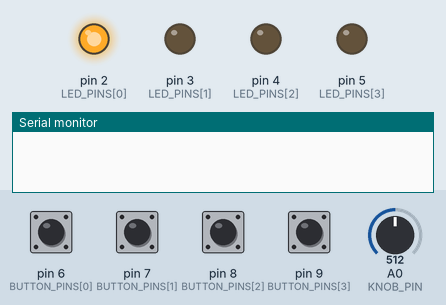
This sketch was run on a simulated Arduino Uno, built with avr-gcc and run on an emulated ATmega328P. Shown: output pins drawn as LEDs (lit = HIGH), the last lines printed to the serial monitor. The inputs (shaded band) are chosen by the test bench; at power-on: pin 6 (BUTTON_PINS[0]), pin 7 (BUTTON_PINS[1]), pin 8 (BUTTON_PINS[2]), pin 9 (BUTTON_PINS[3]) LOW, A0 (KNOB_PIN) = 512.

Above: at 0.1 s.
At 0.5 s:
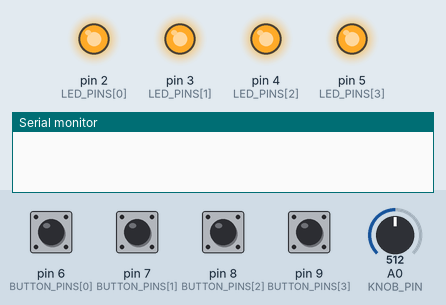
At 2.0 s:
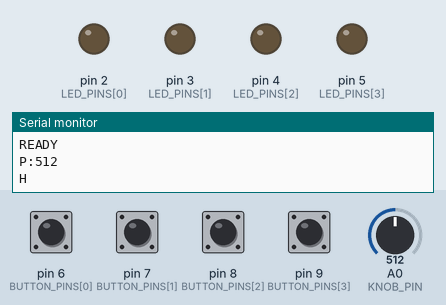
2.1 s: pin 6 (BUTTON_PINS[0]) pulled HIGH for 0.15 s
Timing chart, 0 to 5.1 s (numbered marks = the images above; inputs shaded):
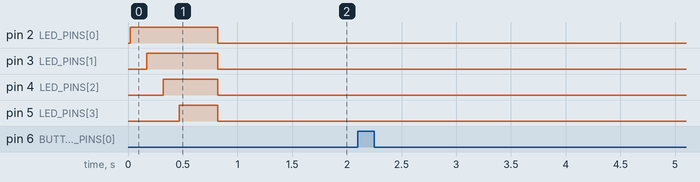

The sketch:

PianoHero_Arduino.ino
```cpp
const byte BUTTON_COUNT = 4;
const byte LED_COUNT = 4;
const byte BUTTON_PINS[BUTTON_COUNT] = {6, 7, 8, 9};   // verde, rojo, amarillo, azul
const byte LED_PINS[LED_COUNT] = {2, 3, 4, 5};         // se encienden en este orden
const byte KNOB_PIN = A0;

// Con resistencia externa a tierra los botones leen HIGH al presionar. Si se conectan directo a GND, poner true.
const bool USE_INTERNAL_PULLUP = false;
// true = muestra en el Monitor Serie que pin cambia al presionar cada boton (para revisar el cableado).
const bool DIAGNOSTIC_MODE = false;

const long BAUD_RATE = 115200;
const unsigned long DEBOUNCE_US = 8000;
const unsigned long KNOB_INTERVAL_MS = 15;
const int KNOB_MIN_CHANGE = 6;
const int KNOB_SMOOTHING = 4;
const unsigned long BLINK_INTERVAL_MS = 120;
const unsigned long HEARTBEAT_INTERVAL_MS = 1000;
const unsigned long STARTUP_SWEEP_MS = 150;
const unsigned long STARTUP_PAUSE_MS = 200;
const unsigned long SETTLE_MS = 20;
const byte BLINK_COMMAND = 5;

const char READY_MESSAGE[] = "READY";
const char KNOB_PREFIX[] = "P:";
const char BUTTON_PREFIX = 'B';
const char BUTTON_SEPARATOR = ':';
const char PRESSED_FLAG = '1';
const char RELEASED_FLAG = '0';
const char HEARTBEAT = 'H';
const char LED_COMMAND = 'L';
const char STATUS_REQUEST = '?';
const char FIRST_DIGIT = '0';
const char LINE_FEED = '\n';
const char CARRIAGE_RETURN = '\r';
const byte FIRST_BUTTON_NUMBER = 1;
const byte COMMAND_VALUE_INDEX = 1;
const byte MIN_LED_COMMAND_LENGTH = 2;
const byte COMMAND_BUFFER_SIZE = 8;
const int NEVER_SENT = -100;

const byte FIRST_DIAGNOSTIC_PIN = 2;
const byte LAST_DIAGNOSTIC_PIN = 13;
const unsigned long DIAGNOSTIC_START_MS = 1500;
const unsigned long DIAGNOSTIC_LED_MS = 900;
const unsigned long DIAGNOSTIC_LOOP_MS = 5;
const int DIAGNOSTIC_KNOB_CHANGE = 30;

bool pressed[BUTTON_COUNT];
bool idleLevel[BUTTON_COUNT];
unsigned long lastButtonChangeUs[BUTTON_COUNT];

int smoothedKnob = 0;
int lastSentKnob = NEVER_SENT;
unsigned long lastKnobReadMs = 0;
unsigned long lastHeartbeatMs = 0;

byte litLeds = 0;
bool blinking = false;
bool blinkOn = false;
unsigned long lastBlinkMs = 0;

char command[COMMAND_BUFFER_SIZE];
byte commandLength = 0;

int lastPinLevel[LAST_DIAGNOSTIC_PIN + 1];
int lastDiagnosticKnob = NEVER_SENT;

// Presionado = el pin esta distinto a como estaba al encender, asi sirve con resistencia a tierra o a 5V.
// Por eso no hay que presionar botones mientras arranca.
bool isButtonDown(byte button) {
  return digitalRead(BUTTON_PINS[button]) != idleLevel[button];
}

void sendButton(byte button) {
  Serial.print(BUTTON_PREFIX);
  Serial.print(button + FIRST_BUTTON_NUMBER);
  Serial.print(BUTTON_SEPARATOR);
  Serial.println(pressed[button] ? PRESSED_FLAG : RELEASED_FLAG);
}

void sendKnob() {
  Serial.print(KNOB_PREFIX);
  Serial.println(smoothedKnob);
  lastSentKnob = smoothedKnob;
}

void setupPins() {
  for (byte i = 0; i < BUTTON_COUNT; i++) pinMode(BUTTON_PINS[i], USE_INTERNAL_PULLUP ? INPUT_PULLUP : INPUT);
  for (byte i = 0; i < LED_COUNT; i++) pinMode(LED_PINS[i], OUTPUT);
  delay(SETTLE_MS);
  for (byte i = 0; i < BUTTON_COUNT; i++) {
    idleLevel[i] = digitalRead(BUTTON_PINS[i]);
    pressed[i] = false;
    lastButtonChangeUs[i] = 0;
  }
}

void playStartupSweep() {
  for (byte i = 0; i < LED_COUNT; i++) {
    digitalWrite(LED_PINS[i], HIGH);
    delay(STARTUP_SWEEP_MS);
  }
  delay(STARTUP_PAUSE_MS);
  for (byte i = 0; i < LED_COUNT; i++) digitalWrite(LED_PINS[i], LOW);
}

void setup() {
  Serial.begin(BAUD_RATE);
  if (DIAGNOSTIC_MODE) {
    setupDiagnostics();
    return;
  }
  setupPins();
  playStartupSweep();
  smoothedKnob = analogRead(KNOB_PIN);
  Serial.println(READY_MESSAGE);
  sendKnob();
}

void readButtons() {
  // El cambio se acepta de inmediato y luego se ignoran los rebotes por unos milisegundos.
  unsigned long nowUs = micros();
  for (byte i = 0; i < BUTTON_COUNT; i++) {
    bool down = isButtonDown(i);
    if (down != pressed[i] && nowUs - lastButtonChangeUs[i] >= DEBOUNCE_US) {
      pressed[i] = down;
      lastButtonChangeUs[i] = nowUs;
      sendButton(i);
    }
  }
}

void readKnob(unsigned long nowMs) {
  if (nowMs - lastKnobReadMs < KNOB_INTERVAL_MS) return;
  lastKnobReadMs = nowMs;
  smoothedKnob = (smoothedKnob * (KNOB_SMOOTHING - 1) + analogRead(KNOB_PIN)) / KNOB_SMOOTHING;
  if (abs(smoothedKnob - lastSentKnob) >= KNOB_MIN_CHANGE) sendKnob();
}

void sendHeartbeat(unsigned long nowMs) {
  if (nowMs - lastHeartbeatMs < HEARTBEAT_INTERVAL_MS) return;
  lastHeartbeatMs = nowMs;
  Serial.println(HEARTBEAT);
}

void runCommand() {
  if (command[0] == LED_COMMAND && commandLength >= MIN_LED_COMMAND_LENGTH) {
    int value = command[COMMAND_VALUE_INDEX] - FIRST_DIGIT;
    if (value >= 0 && value <= LED_COUNT) {
      litLeds = value;
      blinking = false;
    } else if (value == BLINK_COMMAND) {
      litLeds = LED_COUNT;
      blinking = true;
    }
  } else if (command[0] == STATUS_REQUEST) {
    for (byte i = 0; i < BUTTON_COUNT; i++) sendButton(i);
    sendKnob();
  }
}

void readCommands() {
  while (Serial.available()) {
    char received = Serial.read();
    if (received == LINE_FEED || received == CARRIAGE_RETURN) {
      if (commandLength > 0) {
        command[commandLength] = 0;
        runCommand();
      }
      commandLength = 0;
    } else if (commandLength < sizeof(command) - 1) {
      command[commandLength++] = received;
    }
  }
}

void updateLeds(unsigned long nowMs) {
  if (blinking && nowMs - lastBlinkMs >= BLINK_INTERVAL_MS) {
    lastBlinkMs = nowMs;
    blinkOn = !blinkOn;
  }
  for (byte i = 0; i < LED_COUNT; i++) {
    bool on = blinking ? blinkOn : i < litLeds;
    digitalWrite(LED_PINS[i], on ? HIGH : LOW);
  }
}

void loop() {
  if (DIAGNOSTIC_MODE) {
    loopDiagnostics();
    return;
  }
  unsigned long nowMs = millis();
  readButtons();
  readKnob(nowMs);
  sendHeartbeat(nowMs);
  readCommands();
  updateLeds(nowMs);
}

// Diagnostico de cableado

void setupDiagnostics() {
  delay(DIAGNOSTIC_START_MS);
  Serial.println(F("DIAGNOSTICO 1/2: LEDs"));
  Serial.println(F("Mira que LED se enciende con cada pin y anotalo."));
  for (byte pin = FIRST_DIAGNOSTIC_PIN; pin <= LAST_DIAGNOSTIC_PIN; pin++) {
    // Solo se pone el pin en HIGH, asi es seguro aunque sea un boton.
    digitalWrite(pin, HIGH);
    pinMode(pin, OUTPUT);
    Serial.print(F("Pin "));
    Serial.print(pin);
    Serial.println(F(" encendido"));
    delay(DIAGNOSTIC_LED_MS);
    pinMode(pin, INPUT);
    digitalWrite(pin, LOW);
  }
  for (byte pin = FIRST_DIAGNOSTIC_PIN; pin <= LAST_DIAGNOSTIC_PIN; pin++) {
    pinMode(pin, INPUT);
    lastPinLevel[pin] = digitalRead(pin);
  }
  Serial.println(F("DIAGNOSTICO 2/2: BOTONES Y PERILLA"));
  Serial.println(F("Presiona cada boton y anota que pin cambia. Gira la perilla para probar A0."));
}

void loopDiagnostics() {
  for (byte pin = FIRST_DIAGNOSTIC_PIN; pin <= LAST_DIAGNOSTIC_PIN; pin++) {
    int level = digitalRead(pin);
    if (level == lastPinLevel[pin]) continue;
    lastPinLevel[pin] = level;
    Serial.print(F("Pin "));
    Serial.print(pin);
    Serial.println(level ? F(" -> HIGH") : F(" -> LOW"));
  }
  int knob = analogRead(KNOB_PIN);
  if (abs(knob - lastDiagnosticKnob) > DIAGNOSTIC_KNOB_CHANGE) {
    lastDiagnosticKnob = knob;
    Serial.print(F("A0 = "));
    Serial.println(knob);
  }
  delay(DIAGNOSTIC_LOOP_MS);
}
```
